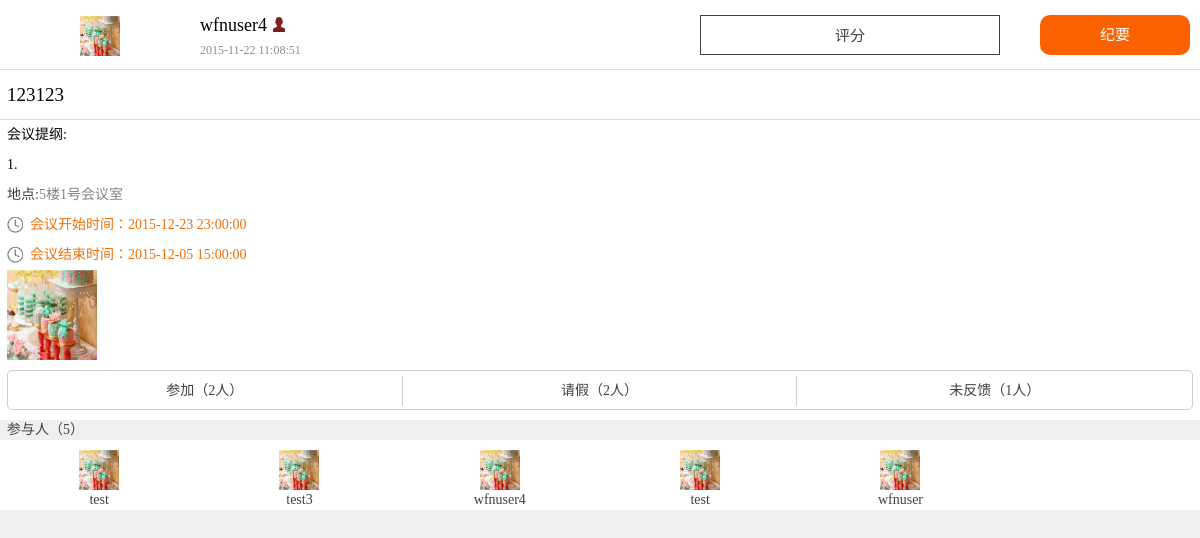
Page /meet/closedetail/11 on the earlier database version.
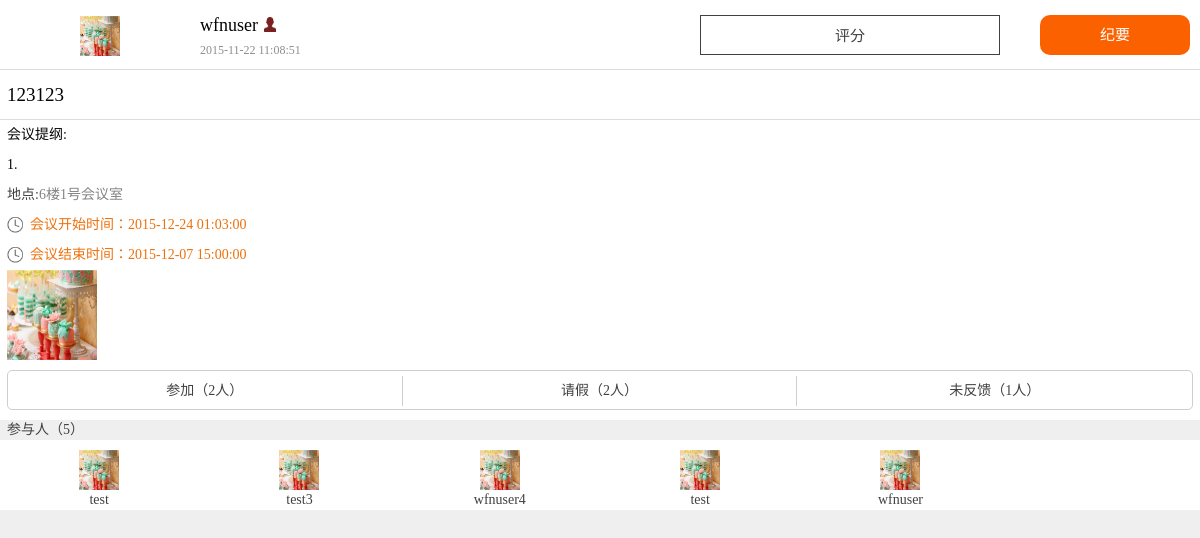
Same page on the later database version.
### tables this page shows
CREATE TABLE `meeting` (
`mid` int(11) NOT NULL,
  `muid` int(11) NOT NULL COMMENT 'creater',
  `mplanbt` timestamp NULL DEFAULT NULL,
  `mplanet` timestamp NULL DEFAULT NULL,
  `mactbt` timestamp NULL DEFAULT NULL,
  `mactet` timestamp NULL DEFAULT NULL,
  `mrid` int(11) NOT NULL,
  `mremind` int(11) NOT NULL,
  `mchecktype` int(11) NOT NULL COMMENT '0 = location 1 = qrcode',
  `mmembernum` int(11) NOT NULL,
  `mconfirm` int(11) NOT NULL COMMENT '高层=1',
  `mattach` mediumtext NOT NULL,
  `mstate` int(11) NOT NULL COMMENT 'draft = 0 发布=1',
  `mcreatet` timestamp NOT NULL DEFAULT '0000-00-00 00:00:00',
  `mpass` int(11) NOT NULL,
  `mname` varchar(20) NOT NULL,
  `mscore` int(11) DEFAULT NULL,
  `mfilename` varchar(30) NOT NULL,
  `mfiletime` timestamp NULL DEFAULT NULL,
  `mapartment` int(11) NOT NULL
);

CREATE TABLE `user` (
`uid` int(11) NOT NULL,
  `uname` varchar(10) NOT NULL,
  `type` int(11) NOT NULL,
  `uabsentnum` int(11) NOT NULL,
  `ulatenum` int(11) NOT NULL,
  `ulatest` int(11) NOT NULL
);

CREATE TABLE `room` (
`rid` int(11) NOT NULL,
  `rname` varchar(15) NOT NULL
);

### application/controllers/Meet.php (called while the page is built, shortened)
<?php
class Meet extends CI_Controller {
	public function closedetail($id=0)
	{
		$this->load->helper('form');
		$this->load->model('meet_model');
		$data['list'] = $this->meet_model->getmeetdetail($id);
		$data['members'] = $this->meet_model->getmeetmember($id);
		$this->load->view('yjshyxq',$data);
	}
}

### index.php (called while the page is built, shortened)
<?php
require_once BASEPATH.'core/CodeIgniter.php';

### application/models/Meet_model.php (called while the page is built, shortened)
<?php
class Meet_model extends CI_Model {
    public function getmeetdetail($mid)
    {
    	$sql = "SELECT mid,muid,mplanbt,mplanet,mrid,mremind,mstate,mname,mconfirm,mactbt,mactet,mchecktype,mfilename,user.uname,room.rname,mscore,mfiletime,mapartment FROM meeting,user,room WHERE mid = ? AND muid = user.uid AND mrid = room.rid";
		$sql = $this->db->query($sql,$mid);
		return $sql->result_array();
    }
    public function getmeetmember($mid)
    {
    	$sql = "SELECT * FROM meetmember,user WHERE mmmid = ? AND user.uid = mmuid";
    	$sql = $this->db->query($sql,$mid);
        return $sql->result_array();
    }
}

### application/views/yjshyxq.php (the view, shortened to what this page needs)
<!DOCTYPE html>
<html>
<head lang="en">
    <link rel="stylesheet" href="<?php echo base_url('css/bootstrap.min.css');?>">
    <link rel="stylesheet" href="<?php echo base_url('css/index.css');?>">
</head>
<body >
<div class="container-fluid "  style="margin-bottom:60px;    overflow: hidden;">
	<div class="row meetSt" >
		<div class="col-xs-2" >
			<img src="<?php echo base_url('img/banner.png');?>" class="tstImg" style="margin-top:0">
		</div>
		<div class="col-xs-5" >
			<div class="row meetTitle" >
				<?php echo $list[0]['uname']?><i></i>
			</div>
			<div class="row meetTime"  >
				2015-11-22 11:08:51
			</div>
		</div>
		<div class="col-xs-5" >
			<?php $scoreurl = base_url("meet/score")."/".$list[0]['mid'];?>
			<span class="copy" id="pf" onclick="javascript:window.location.href='<?php echo $scoreurl;?>'">评分</span>
			<span class="summary" style="background-color:#fc6100;width:30%" onclick = "upload1();">纪要</span>
		</div>
    </div>
   <div class="row xjhy" >
		<div class="col-xs-12" style="font-size:19px;color:#040404">
			<?php echo $list[0]['mname']?>
		</div>
    </div>
	<div class="row testCont" style="height:auto">
		<div class="col-xs-12" style="color:#040404">
			会议提纲:
			<p>1.<?php echo $list[0]['mfilename']?></p>
		</div>
		<div class="col-xs-12" >
			地点:<span><?php echo $list[0]['rname']?></span>
		</div>
		<div class="col-xs-12" style="color:#ed710c">
			<i></i>会议开始时间：<?php echo $list[0]['mplanbt']?>
		</div>
		<div class="col-xs-12" style="color:#ed710c">
			<i></i>会议结束时间：<?php echo $list[0]['mplanet']?>
		</div>
		<div class="col-xs-6" style="color:#ed710c">
			<img src="<?php echo base_url('img/banner.png');?>" style="height:90px;width:90px">
		</div>
		<?php
			$attend = 0;
			$leave = 0;
			$unknown = 0;
			if(count($members)){
				foreach ($members as $mem) {
				    if($mem['mmleave'] == 0){
				    	if($mem['mmattend'])
				    		$attend++;
				    	else
				    		$unknown++;
				    }
				    else{
				    	$leave++;
				    }
				}
			}
		?>
		<div class="col-xs-12" >
			<div class="row num" >
				<span class="col-xs-4" >参加（<?php echo $attend;?>人）</span>
				<span class="col-xs-4" >请假（<?php echo $leave;?>人）</span>
				<span class="col-xs-4" >未反馈（<?php echo $unknown;?>人）</span>
			</div>
		</div>
    </div>
	<div class="row  xjhy" >
		<div class="col-xs-12 words"  >
			参与人（<?php echo count($members)?>）
		</div>
		<div class="col-xs-12" style="background-color:#fff">
			<div class="row">
				<?php
				foreach($members as $row){
				?>
					<div class="col-xs-2" >
						<div class="row">
							<img src="<?php echo base_url('img/banner.png');?>" class="col-xs-12 tstImg">
							<p class="col-xs-12 tname"><?php echo $row['uname']?></p>
						</div>
					</div>
				<?php
				}
				?>
			</div>
		</div>
    </div>
</div>
</body>
</html>

Differences in the rows shown:
changed meeting: user.uname "wfnuser4" → "wfnuser"; room.rname "5楼1号会议室" → "6楼1号会议室"; mplanbt "2015-12-23 23:00:00" → "2015-12-24 01:03:00"; mplanet "2015-12-05 15:00:00" → "2015-12-07 15:00:00"
